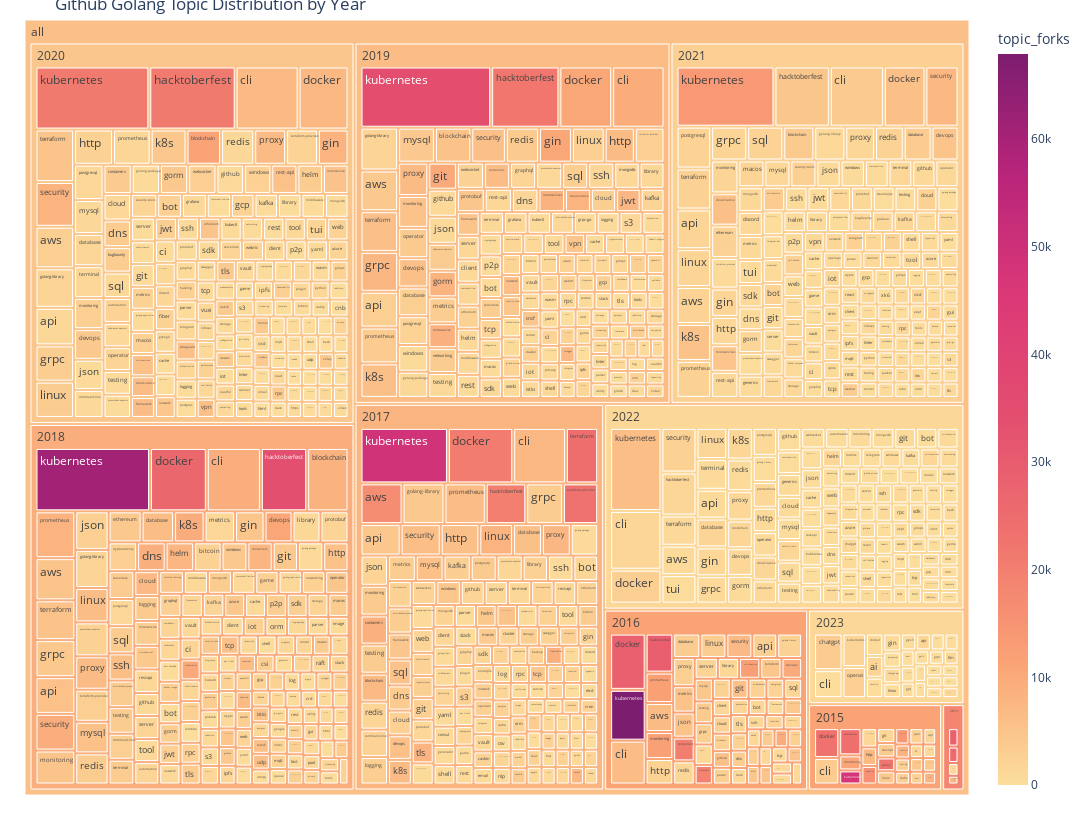

This figure's notebook cell:
### Code cell
fig = px.treemap(
    df_vis, path=[px.Constant("all"), 'year', 'topic'],
    values='topic_members',
    #color_continuous_scale=px.colors.sequential.Sunset,
    color_continuous_scale=px.colors.sequential.Sunsetdark,
    color='topic_forks',
    width=1200, height=820,
    title="Github Golang Topic Distribution by Year")
fig.update_layout(margin = dict(t=20, l=25, r=25, b=25))
fig.show()

### Figure 1 — Plotly figure (JSON) as saved in the notebook; plotly's stock layout.template omitted (floating-point values rounded to 4 significant figures; data arrays with more than 128 entries replaced by an {"elided": "..."} marker saying what was removed)
{"data": [{"branchvalues": "total", "customdata": {"elided": "1065x1 float values"}, "domain": {"x": [0, 1], "y": [0, 1]}, "hovertemplate": "labels=%{label}<br>topic_members=%{value}<br>parent=%{parent}<br>id=%{id}<br>topic_forks=%{color}<extra></extra>", "ids": {"elided": "1065 str values"}, "labels": {"elided": "1065 str values"}, "level": "all", "marker": {"coloraxis": "coloraxis", "colors": {"elided": "1065 float values"}}, "name": "", "parents": {"elided": "1065 str values"}, "type": "treemap", "values": {"elided": "1065 int values"}}], "layout": {"coloraxis": {"colorbar": {"title": {"text": "topic_forks"}}, "colorscale": [[0, "rgb(252, 222, 156)"], [0.1667, "rgb(250, 164, 118)"], [0.3333, "rgb(240, 116, 110)"], [0.5, "rgb(227, 79, 111)"], [0.6667, "rgb(220, 57, 119)"], [0.8333, "rgb(185, 37, 122)"], [1, "rgb(124, 29, 111)"]]}, "height": 820, "legend": {"tracegroupgap": 0}, "margin": {"b": 25, "l": 25, "r": 25, "t": 20}, "title": {"text": "Github Golang Topic Distribution by Year"}, "width": 1200}}
